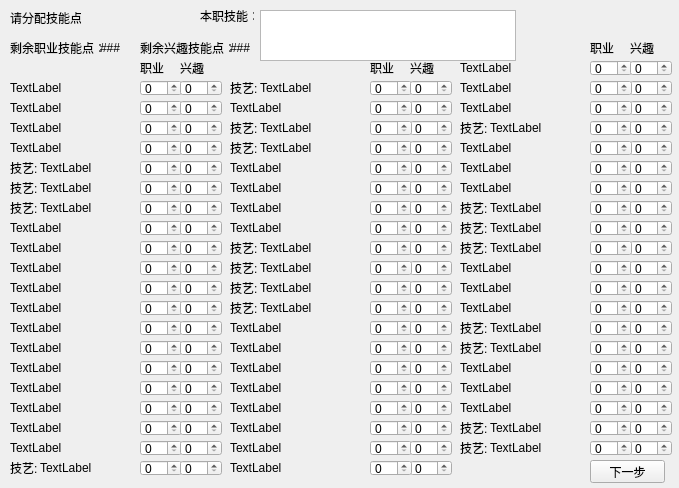
<?xml version="1.0" encoding="UTF-8"?>
<ui version="4.0">
 <class>Form</class>
 <widget class="QWidget" name="Form">
  <property name="geometry">
   <rect>
    <x>0</x>
    <y>0</y>
    <width>679</width>
    <height>488</height>
   </rect>
  </property>
  <property name="windowTitle">
   <string>Form</string>
  </property>
  <widget class="QLabel" name="label">
   <property name="geometry">
    <rect>
     <x>10</x>
     <y>80</y>
     <width>54</width>
     <height>16</height>
    </rect>
   </property>
   <property name="text">
    <string>TextLabel</string>
   </property>
  </widget>
  <widget class="QLabel" name="label_2">
   <property name="geometry">
    <rect>
     <x>10</x>
     <y>100</y>
     <width>54</width>
     <height>16</height>
    </rect>
   </property>
   <property name="text">
    <string>TextLabel</string>
   </property>
  </widget>
  <widget class="QLabel" name="label_3">
   <property name="geometry">
    <rect>
     <x>10</x>
     <y>120</y>
     <width>54</width>
     <height>16</height>
    </rect>
   </property>
   <property name="text">
    <string>TextLabel</string>
   </property>
  </widget>
  <widget class="QLabel" name="label_4">
   <property name="geometry">
    <rect>
     <x>10</x>
     <y>140</y>
     <width>54</width>
     <height>16</height>
    </rect>
   </property>
   <property name="text">
    <string>TextLabel</string>
   </property>
  </widget>
  <widget class="QLabel" name="label_5">
   <property name="geometry">
    <rect>
     <x>10</x>
     <y>160</y>
     <width>31</width>
     <height>16</height>
    </rect>
   </property>
   <property name="text">
    <string>技艺:</string>
   </property>
  </widget>
  <widget class="QLabel" name="label_8">
   <property name="geometry">
    <rect>
     <x>10</x>
     <y>220</y>
     <width>54</width>
     <height>16</height>
    </rect>
   </property>
   <property name="text">
    <string>TextLabel</string>
   </property>
  </widget>
  <widget class="QLabel" name="label_9">
   <property name="geometry">
    <rect>
     <x>10</x>
     <y>240</y>
     <width>54</width>
     <height>16</height>
    </rect>
   </property>
   <property name="text">
    <string>TextLabel</string>
   </property>
  </widget>
  <widget class="QLabel" name="label_10">
   <property name="geometry">
    <rect>
     <x>10</x>
     <y>260</y>
     <width>54</width>
     <height>16</height>
    </rect>
   </property>
   <property name="text">
    <string>TextLabel</string>
   </property>
  </widget>
  <widget class="QLabel" name="label_11">
   <property name="geometry">
    <rect>
     <x>10</x>
     <y>280</y>
     <width>54</width>
     <height>16</height>
    </rect>
   </property>
   <property name="text">
    <string>TextLabel</string>
   </property>
  </widget>
  <widget class="QLabel" name="label_12">
   <property name="geometry">
    <rect>
     <x>10</x>
     <y>300</y>
     <width>54</width>
     <height>16</height>
    </rect>
   </property>
   <property name="text">
    <string>TextLabel</string>
   </property>
  </widget>
  <widget class="QLabel" name="label_13">
   <property name="geometry">
    <rect>
     <x>10</x>
     <y>320</y>
     <width>54</width>
     <height>16</height>
    </rect>
   </property>
   <property name="text">
    <string>TextLabel</string>
   </property>
  </widget>
  <widget class="QLabel" name="label_14">
   <property name="geometry">
    <rect>
     <x>10</x>
     <y>340</y>
     <width>54</width>
     <height>16</height>
    </rect>
   </property>
   <property name="text">
    <string>TextLabel</string>
   </property>
  </widget>
  <widget class="QLabel" name="label_15">
   <property name="geometry">
    <rect>
     <x>10</x>
     <y>360</y>
     <width>54</width>
     <height>16</height>
    </rect>
   </property>
   <property name="text">
    <string>TextLabel</string>
   </property>
  </widget>
  <widget class="QLabel" name="label_16">
   <property name="geometry">
    <rect>
     <x>10</x>
     <y>380</y>
     <width>54</width>
     <height>16</height>
    </rect>
   </property>
   <property name="text">
    <string>TextLabel</string>
   </property>
  </widget>
  <widget class="QLabel" name="label_17">
   <property name="geometry">
    <rect>
     <x>10</x>
     <y>400</y>
     <width>54</width>
     <height>16</height>
    </rect>
   </property>
   <property name="text">
    <string>TextLabel</string>
   </property>
  </widget>
  <widget class="QLabel" name="label_18">
   <property name="geometry">
    <rect>
     <x>10</x>
     <y>420</y>
     <width>54</width>
     <height>16</height>
    </rect>
   </property>
   <property name="text">
    <string>TextLabel</string>
   </property>
  </widget>
  <widget class="QLabel" name="label_19">
   <property name="geometry">
    <rect>
     <x>10</x>
     <y>440</y>
     <width>54</width>
     <height>16</height>
    </rect>
   </property>
   <property name="text">
    <string>TextLabel</string>
   </property>
  </widget>
  <widget class="QLabel" name="label_22">
   <property name="geometry">
    <rect>
     <x>230</x>
     <y>400</y>
     <width>54</width>
     <height>16</height>
    </rect>
   </property>
   <property name="text">
    <string>TextLabel</string>
   </property>
  </widget>
  <widget class="QLabel" name="label_24">
   <property name="geometry">
    <rect>
     <x>230</x>
     <y>420</y>
     <width>54</width>
     <height>16</height>
    </rect>
   </property>
   <property name="text">
    <string>TextLabel</string>
   </property>
  </widget>
  <widget class="QLabel" name="label_26">
   <property name="geometry">
    <rect>
     <x>230</x>
     <y>220</y>
     <width>54</width>
     <height>16</height>
    </rect>
   </property>
   <property name="text">
    <string>TextLabel</string>
   </property>
  </widget>
  <widget class="QLabel" name="label_28">
   <property name="geometry">
    <rect>
     <x>230</x>
     <y>360</y>
     <width>54</width>
     <height>16</height>
    </rect>
   </property>
   <property name="text">
    <string>TextLabel</string>
   </property>
  </widget>
  <widget class="QLabel" name="label_29">
   <property name="geometry">
    <rect>
     <x>230</x>
     <y>340</y>
     <width>54</width>
     <height>16</height>
    </rect>
   </property>
   <property name="text">
    <string>TextLabel</string>
   </property>
  </widget>
  <widget class="QLabel" name="label_30">
   <property name="geometry">
    <rect>
     <x>230</x>
     <y>180</y>
     <width>54</width>
     <height>16</height>
    </rect>
   </property>
   <property name="text">
    <string>TextLabel</string>
   </property>
  </widget>
  <widget class="QLabel" name="label_31">
   <property name="geometry">
    <rect>
     <x>230</x>
     <y>160</y>
     <width>54</width>
     <height>16</height>
    </rect>
   </property>
   <property name="text">
    <string>TextLabel</string>
   </property>
  </widget>
  <widget class="QLabel" name="label_32">
   <property name="geometry">
    <rect>
     <x>230</x>
     <y>100</y>
     <width>54</width>
     <height>16</height>
    </rect>
   </property>
   <property name="text">
    <string>TextLabel</string>
   </property>
  </widget>
  <widget class="QLabel" name="label_34">
   <property name="geometry">
    <rect>
     <x>230</x>
     <y>380</y>
     <width>54</width>
     <height>16</height>
    </rect>
   </property>
   <property name="text">
    <string>TextLabel</string>
   </property>
  </widget>
  <widget class="QLabel" name="label_36">
   <property name="geometry">
    <rect>
     <x>230</x>
     <y>460</y>
     <width>54</width>
     <height>16</height>
    </rect>
   </property>
   <property name="text">
    <string>TextLabel</string>
   </property>
  </widget>
  <widget class="QLabel" name="label_37">
   <property name="geometry">
    <rect>
     <x>230</x>
     <y>440</y>
     <width>54</width>
     <height>16</height>
    </rect>
   </property>
   <property name="text">
    <string>TextLabel</string>
   </property>
  </widget>
  <widget class="QLabel" name="label_38">
   <property name="geometry">
    <rect>
     <x>230</x>
     <y>320</y>
     <width>54</width>
     <height>16</height>
    </rect>
   </property>
   <property name="text">
    <string>TextLabel</string>
   </property>
  </widget>
  <widget class="QLabel" name="label_40">
   <property name="geometry">
    <rect>
     <x>230</x>
     <y>200</y>
     <width>54</width>
     <height>16</height>
    </rect>
   </property>
   <property name="text">
    <string>TextLabel</string>
   </property>
  </widget>
  <widget class="QLabel" name="label_42">
   <property name="geometry">
    <rect>
     <x>460</x>
     <y>380</y>
     <width>54</width>
     <height>16</height>
    </rect>
   </property>
   <property name="text">
    <string>TextLabel</string>
   </property>
  </widget>
  <widget class="QLabel" name="label_43">
   <property name="geometry">
    <rect>
     <x>460</x>
     <y>260</y>
     <width>54</width>
     <height>16</height>
    </rect>
   </property>
   <property name="text">
    <string>TextLabel</string>
   </property>
  </widget>
  <widget class="QLabel" name="label_44">
   <property name="geometry">
    <rect>
     <x>460</x>
     <y>400</y>
     <width>54</width>
     <height>16</height>
    </rect>
   </property>
   <property name="text">
    <string>TextLabel</string>
   </property>
  </widget>
  <widget class="QLabel" name="label_47">
   <property name="geometry">
    <rect>
     <x>460</x>
     <y>280</y>
     <width>54</width>
     <height>16</height>
    </rect>
   </property>
   <property name="text">
    <string>TextLabel</string>
   </property>
  </widget>
  <widget class="QLabel" name="label_50">
   <property name="geometry">
    <rect>
     <x>460</x>
     <y>160</y>
     <width>54</width>
     <height>16</height>
    </rect>
   </property>
   <property name="text">
    <string>TextLabel</string>
   </property>
  </widget>
  <widget class="QLabel" name="label_51">
   <property name="geometry">
    <rect>
     <x>460</x>
     <y>140</y>
     <width>54</width>
     <height>16</height>
    </rect>
   </property>
   <property name="text">
    <string>TextLabel</string>
   </property>
  </widget>
  <widget class="QLabel" name="label_52">
   <property name="geometry">
    <rect>
     <x>460</x>
     <y>80</y>
     <width>54</width>
     <height>16</height>
    </rect>
   </property>
   <property name="text">
    <string>TextLabel</string>
   </property>
  </widget>
  <widget class="QLabel" name="label_53">
   <property name="geometry">
    <rect>
     <x>460</x>
     <y>100</y>
     <width>54</width>
     <height>16</height>
    </rect>
   </property>
   <property name="text">
    <string>TextLabel</string>
   </property>
  </widget>
  <widget class="QLabel" name="label_54">
   <property name="geometry">
    <rect>
     <x>460</x>
     <y>360</y>
     <width>54</width>
     <height>16</height>
    </rect>
   </property>
   <property name="text">
    <string>TextLabel</string>
   </property>
  </widget>
  <widget class="QLabel" name="label_58">
   <property name="geometry">
    <rect>
     <x>460</x>
     <y>300</y>
     <width>54</width>
     <height>16</height>
    </rect>
   </property>
   <property name="text">
    <string>TextLabel</string>
   </property>
  </widget>
  <widget class="QLabel" name="label_59">
   <property name="geometry">
    <rect>
     <x>460</x>
     <y>60</y>
     <width>54</width>
     <height>16</height>
    </rect>
   </property>
   <property name="text">
    <string>TextLabel</string>
   </property>
  </widget>
  <widget class="QLabel" name="label_60">
   <property name="geometry">
    <rect>
     <x>460</x>
     <y>180</y>
     <width>54</width>
     <height>16</height>
    </rect>
   </property>
   <property name="text">
    <string>TextLabel</string>
   </property>
  </widget>
  <widget class="QSpinBox" name="pr1">
   <property name="geometry">
    <rect>
     <x>140</x>
     <y>80</y>
     <width>42</width>
     <height>16</height>
    </rect>
   </property>
  </widget>
  <widget class="QSpinBox" name="in1">
   <property name="geometry">
    <rect>
     <x>180</x>
     <y>80</y>
     <width>42</width>
     <height>16</height>
    </rect>
   </property>
  </widget>
  <widget class="QSpinBox" name="pr2">
   <property name="geometry">
    <rect>
     <x>140</x>
     <y>100</y>
     <width>42</width>
     <height>16</height>
    </rect>
   </property>
  </widget>
  <widget class="QSpinBox" name="in2">
   <property name="geometry">
    <rect>
     <x>180</x>
     <y>100</y>
     <width>42</width>
     <height>16</height>
    </rect>
   </property>
  </widget>
  <widget class="QSpinBox" name="pr3">
   <property name="geometry">
    <rect>
     <x>140</x>
     <y>120</y>
     <width>42</width>
     <height>16</height>
    </rect>
   </property>
  </widget>
  <widget class="QSpinBox" name="in3">
   <property name="geometry">
    <rect>
     <x>180</x>
     <y>120</y>
     <width>42</width>
     <height>16</height>
    </rect>
   </property>
  </widget>
  <widget class="QSpinBox" name="pr4">
   <property name="geometry">
    <rect>
     <x>140</x>
     <y>140</y>
     <width>42</width>
     <height>16</height>
    </rect>
   </property>
  </widget>
  <widget class="QSpinBox" name="in4">
   <property name="geometry">
    <rect>
     <x>180</x>
     <y>140</y>
     <width>42</width>
     <height>16</height>
    </rect>
   </property>
  </widget>
  <widget class="QSpinBox" name="pr5">
   <property name="geometry">
    <rect>
     <x>140</x>
     <y>160</y>
     <width>42</width>
     <height>16</height>
    </rect>
   </property>
  </widget>
  <widget class="QSpinBox" name="in5">
   <property name="geometry">
    <rect>
     <x>180</x>
     <y>160</y>
     <width>42</width>
     <height>16</height>
    </rect>
   </property>
  </widget>
  <widget class="QSpinBox" name="pr6">
   <property name="geometry">
    <rect>
     <x>140</x>
     <y>180</y>
     <width>42</width>
     <height>16</height>
    </rect>
   </property>
  </widget>
  <widget class="QSpinBox" name="in6">
   <property name="geometry">
    <rect>
     <x>180</x>
     <y>180</y>
     <width>42</width>
     <height>16</height>
    </rect>
   </property>
  </widget>
  <widget class="QSpinBox" name="pr7">
   <property name="geometry">
    <rect>
     <x>140</x>
     <y>200</y>
     <width>42</width>
     <height>16</height>
    </rect>
   </property>
  </widget>
  <widget class="QSpinBox" name="in7">
   <property name="geometry">
    <rect>
     <x>180</x>
     <y>200</y>
     <width>42</width>
     <height>16</height>
    </rect>
   </property>
  </widget>
  <widget class="QSpinBox" name="pr8">
   <property name="geometry">
    <rect>
     <x>140</x>
     <y>220</y>
     <width>42</width>
     <height>16</height>
    </rect>
   </property>
  </widget>
  <widget class="QSpinBox" name="in8">
   <property name="geometry">
    <rect>
     <x>180</x>
     <y>220</y>
     <width>42</width>
     <height>16</height>
    </rect>
   </property>
  </widget>
  <widget class="QSpinBox" name="pr9">
   <property name="geometry">
    <rect>
     <x>140</x>
     <y>240</y>
     <width>42</width>
     <height>16</height>
    </rect>
   </property>
  </widget>
  <widget class="QSpinBox" name="in9">
   <property name="geometry">
    <rect>
     <x>180</x>
     <y>240</y>
     <width>42</width>
     <height>16</height>
    </rect>
   </property>
  </widget>
  <widget class="QSpinBox" name="pr10">
   <property name="geometry">
    <rect>
     <x>140</x>
     <y>260</y>
     <width>42</width>
     <height>16</height>
    </rect>
   </property>
  </widget>
  <widget class="QSpinBox" name="in10">
   <property name="geometry">
    <rect>
     <x>180</x>
     <y>260</y>
     <width>42</width>
     <height>16</height>
    </rect>
   </property>
  </widget>
  <widget class="QSpinBox" name="pr11">
   <property name="geometry">
    <rect>
     <x>140</x>
     <y>280</y>
     <width>42</width>
     <height>16</height>
    </rect>
   </property>
  </widget>
  <widget class="QSpinBox" name="in11">
   <property name="geometry">
    <rect>
     <x>180</x>
     <y>280</y>
     <width>42</width>
     <height>16</height>
    </rect>
   </property>
  </widget>
  <widget class="QSpinBox" name="pr12">
   <property name="geometry">
    <rect>
     <x>140</x>
     <y>300</y>
     <width>42</width>
     <height>16</height>
    </rect>
   </property>
  </widget>
  <widget class="QSpinBox" name="in12">
   <property name="geometry">
    <rect>
     <x>180</x>
     <y>300</y>
     <width>42</width>
     <height>16</height>
    </rect>
   </property>
  </widget>
  <widget class="QSpinBox" name="pr13">
   <property name="geometry">
    <rect>
     <x>140</x>
     <y>320</y>
     <width>42</width>
     <height>16</height>
    </rect>
   </property>
  </widget>
  <widget class="QSpinBox" name="in13">
   <property name="geometry">
    <rect>
     <x>180</x>
     <y>320</y>
     <width>42</width>
     <height>16</height>
    </rect>
   </property>
  </widget>
  <widget class="QSpinBox" name="pr14">
   <property name="geometry">
    <rect>
     <x>140</x>
     <y>340</y>
     <width>42</width>
     <height>16</height>
    </rect>
   </property>
  </widget>
  <widget class="QSpinBox" name="in14">
   <property name="geometry">
    <rect>
     <x>180</x>
     <y>340</y>
     <width>42</width>
     <height>16</height>
    </rect>
   </property>
  </widget>
  <widget class="QSpinBox" name="pr15">
   <property name="geometry">
    <rect>
     <x>140</x>
     <y>360</y>
     <width>42</width>
     <height>16</height>
    </rect>
   </property>
  </widget>
  <widget class="QSpinBox" name="in15">
   <property name="geometry">
    <rect>
     <x>180</x>
     <y>360</y>
     <width>42</width>
     <height>16</height>
    </rect>
   </property>
  </widget>
  <widget class="QSpinBox" name="pr16">
   <property name="geometry">
    <rect>
     <x>140</x>
     <y>380</y>
     <width>42</width>
     <height>16</height>
    </rect>
   </property>
  </widget>
  <widget class="QSpinBox" name="in16">
   <property name="geometry">
    <rect>
     <x>180</x>
     <y>380</y>
     <width>42</width>
     <height>16</height>
    </rect>
   </property>
  </widget>
  <widget class="QSpinBox" name="pr17">
   <property name="geometry">
    <rect>
     <x>140</x>
     <y>400</y>
     <width>42</width>
     <height>16</height>
    </rect>
   </property>
  </widget>
  <widget class="QSpinBox" name="in17">
   <property name="geometry">
    <rect>
     <x>180</x>
     <y>400</y>
     <width>42</width>
     <height>16</height>
    </rect>
   </property>
  </widget>
  <widget class="QSpinBox" name="pr18">
   <property name="geometry">
    <rect>
     <x>140</x>
     <y>420</y>
     <width>42</width>
     <height>16</height>
    </rect>
   </property>
  </widget>
  <widget class="QSpinBox" name="in18">
   <property name="geometry">
    <rect>
     <x>180</x>
     <y>420</y>
     <width>42</width>
     <height>16</height>
    </rect>
   </property>
  </widget>
  <widget class="QSpinBox" name="pr19">
   <property name="geometry">
    <rect>
     <x>140</x>
     <y>440</y>
     <width>42</width>
     <height>16</height>
    </rect>
   </property>
  </widget>
  <widget class="QSpinBox" name="in19">
   <property name="geometry">
    <rect>
     <x>180</x>
     <y>440</y>
     <width>42</width>
     <height>16</height>
    </rect>
   </property>
  </widget>
  <widget class="QSpinBox" name="pr20">
   <property name="geometry">
    <rect>
     <x>140</x>
     <y>460</y>
     <width>42</width>
     <height>16</height>
    </rect>
   </property>
  </widget>
  <widget class="QSpinBox" name="in20">
   <property name="geometry">
    <rect>
     <x>180</x>
     <y>460</y>
     <width>42</width>
     <height>16</height>
    </rect>
   </property>
  </widget>
  <widget class="QSpinBox" name="pr39">
   <property name="geometry">
    <rect>
     <x>370</x>
     <y>440</y>
     <width>42</width>
     <height>16</height>
    </rect>
   </property>
  </widget>
  <widget class="QSpinBox" name="pr35">
   <property name="geometry">
    <rect>
     <x>370</x>
     <y>360</y>
     <width>42</width>
     <height>16</height>
    </rect>
   </property>
  </widget>
  <widget class="QSpinBox" name="in39">
   <property name="geometry">
    <rect>
     <x>410</x>
     <y>440</y>
     <width>42</width>
     <height>16</height>
    </rect>
   </property>
  </widget>
  <widget class="QSpinBox" name="in22">
   <property name="geometry">
    <rect>
     <x>410</x>
     <y>100</y>
     <width>42</width>
     <height>16</height>
    </rect>
   </property>
  </widget>
  <widget class="QSpinBox" name="pr29">
   <property name="geometry">
    <rect>
     <x>370</x>
     <y>240</y>
     <width>42</width>
     <height>16</height>
    </rect>
   </property>
  </widget>
  <widget class="QSpinBox" name="pr32">
   <property name="geometry">
    <rect>
     <x>370</x>
     <y>300</y>
     <width>42</width>
     <height>16</height>
    </rect>
   </property>
  </widget>
  <widget class="QSpinBox" name="pr31">
   <property name="geometry">
    <rect>
     <x>370</x>
     <y>280</y>
     <width>42</width>
     <height>16</height>
    </rect>
   </property>
  </widget>
  <widget class="QSpinBox" name="in37">
   <property name="geometry">
    <rect>
     <x>410</x>
     <y>400</y>
     <width>42</width>
     <height>16</height>
    </rect>
   </property>
  </widget>
  <widget class="QSpinBox" name="pr27">
   <property name="geometry">
    <rect>
     <x>370</x>
     <y>200</y>
     <width>42</width>
     <height>16</height>
    </rect>
   </property>
  </widget>
  <widget class="QSpinBox" name="pr28">
   <property name="geometry">
    <rect>
     <x>370</x>
     <y>220</y>
     <width>42</width>
     <height>16</height>
    </rect>
   </property>
  </widget>
  <widget class="QSpinBox" name="pr21">
   <property name="geometry">
    <rect>
     <x>370</x>
     <y>80</y>
     <width>42</width>
     <height>16</height>
    </rect>
   </property>
  </widget>
  <widget class="QSpinBox" name="pr36">
   <property name="geometry">
    <rect>
     <x>370</x>
     <y>380</y>
     <width>42</width>
     <height>16</height>
    </rect>
   </property>
  </widget>
  <widget class="QSpinBox" name="in36">
   <property name="geometry">
    <rect>
     <x>410</x>
     <y>380</y>
     <width>42</width>
     <height>16</height>
    </rect>
   </property>
  </widget>
  <widget class="QSpinBox" name="in29">
   <property name="geometry">
    <rect>
     <x>410</x>
     <y>240</y>
     <width>42</width>
     <height>16</height>
    </rect>
   </property>
  </widget>
  <widget class="QSpinBox" name="pr24">
   <property name="geometry">
    <rect>
     <x>370</x>
     <y>140</y>
     <width>42</width>
     <height>16</height>
    </rect>
   </property>
  </widget>
  <widget class="QSpinBox" name="pr37">
   <property name="geometry">
    <rect>
     <x>370</x>
     <y>400</y>
     <width>42</width>
     <height>16</height>
    </rect>
   </property>
  </widget>
  <widget class="QSpinBox" name="in40">
   <property name="geometry">
    <rect>
     <x>410</x>
     <y>460</y>
     <width>42</width>
     <height>16</height>
    </rect>
   </property>
  </widget>
  <widget class="QSpinBox" name="in27">
   <property name="geometry">
    <rect>
     <x>410</x>
     <y>200</y>
     <width>42</width>
     <height>16</height>
    </rect>
   </property>
  </widget>
  <widget class="QSpinBox" name="in23">
   <property name="geometry">
    <rect>
     <x>410</x>
     <y>120</y>
     <width>42</width>
     <height>16</height>
    </rect>
   </property>
  </widget>
  <widget class="QSpinBox" name="pr26">
   <property name="geometry">
    <rect>
     <x>370</x>
     <y>180</y>
     <width>42</width>
     <height>16</height>
    </rect>
   </property>
  </widget>
  <widget class="QSpinBox" name="in38">
   <property name="geometry">
    <rect>
     <x>410</x>
     <y>420</y>
     <width>42</width>
     <height>16</height>
    </rect>
   </property>
  </widget>
  <widget class="QSpinBox" name="in21">
   <property name="geometry">
    <rect>
     <x>410</x>
     <y>80</y>
     <width>42</width>
     <height>16</height>
    </rect>
   </property>
  </widget>
  <widget class="QSpinBox" name="pr34">
   <property name="geometry">
    <rect>
     <x>370</x>
     <y>340</y>
     <width>42</width>
     <height>16</height>
    </rect>
   </property>
  </widget>
  <widget class="QSpinBox" name="pr38">
   <property name="geometry">
    <rect>
     <x>370</x>
     <y>420</y>
     <width>42</width>
     <height>16</height>
    </rect>
   </property>
  </widget>
  <widget class="QSpinBox" name="pr33">
   <property name="geometry">
    <rect>
     <x>370</x>
     <y>320</y>
     <width>42</width>
     <height>16</height>
    </rect>
   </property>
  </widget>
  <widget class="QSpinBox" name="in35">
   <property name="geometry">
    <rect>
     <x>410</x>
     <y>360</y>
     <width>42</width>
     <height>16</height>
    </rect>
   </property>
  </widget>
  <widget class="QSpinBox" name="in25">
   <property name="geometry">
    <rect>
     <x>410</x>
     <y>160</y>
     <width>42</width>
     <height>16</height>
    </rect>
   </property>
  </widget>
  <widget class="QSpinBox" name="pr22">
   <property name="geometry">
    <rect>
     <x>370</x>
     <y>100</y>
     <width>42</width>
     <height>16</height>
    </rect>
   </property>
  </widget>
  <widget class="QSpinBox" name="in28">
   <property name="geometry">
    <rect>
     <x>410</x>
     <y>220</y>
     <width>42</width>
     <height>16</height>
    </rect>
   </property>
  </widget>
  <widget class="QSpinBox" name="in32">
   <property name="geometry">
    <rect>
     <x>410</x>
     <y>300</y>
     <width>42</width>
     <height>16</height>
    </rect>
   </property>
  </widget>
  <widget class="QSpinBox" name="in31">
   <property name="geometry">
    <rect>
     <x>410</x>
     <y>280</y>
     <width>42</width>
     <height>16</height>
    </rect>
   </property>
  </widget>
  <widget class="QSpinBox" name="pr40">
   <property name="geometry">
    <rect>
     <x>370</x>
     <y>460</y>
     <width>42</width>
     <height>16</height>
    </rect>
   </property>
  </widget>
  <widget class="QSpinBox" name="pr25">
   <property name="geometry">
    <rect>
     <x>370</x>
     <y>160</y>
     <width>42</width>
     <height>16</height>
    </rect>
   </property>
  </widget>
  <widget class="QSpinBox" name="pr23">
   <property name="geometry">
    <rect>
     <x>370</x>
     <y>120</y>
     <width>42</width>
     <height>16</height>
    </rect>
   </property>
  </widget>
  <widget class="QSpinBox" name="in34">
   <property name="geometry">
    <rect>
     <x>410</x>
     <y>340</y>
     <width>42</width>
     <height>16</height>
    </rect>
   </property>
  </widget>
  <widget class="QSpinBox" name="in24">
   <property name="geometry">
    <rect>
     <x>410</x>
     <y>140</y>
     <width>42</width>
     <height>16</height>
    </rect>
   </property>
  </widget>
  <widget class="QSpinBox" name="in30">
   <property name="geometry">
    <rect>
     <x>410</x>
     <y>260</y>
     <width>42</width>
     <height>16</height>
    </rect>
   </property>
  </widget>
  <widget class="QSpinBox" name="pr30">
   <property name="geometry">
    <rect>
     <x>370</x>
     <y>260</y>
     <width>42</width>
     <height>16</height>
    </rect>
   </property>
  </widget>
  <widget class="QSpinBox" name="in26">
   <property name="geometry">
    <rect>
     <x>410</x>
     <y>180</y>
     <width>42</width>
     <height>16</height>
    </rect>
   </property>
  </widget>
  <widget class="QSpinBox" name="in33">
   <property name="geometry">
    <rect>
     <x>410</x>
     <y>320</y>
     <width>42</width>
     <height>16</height>
    </rect>
   </property>
  </widget>
  <widget class="QSpinBox" name="pr59">
   <property name="geometry">
    <rect>
     <x>590</x>
     <y>420</y>
     <width>42</width>
     <height>16</height>
    </rect>
   </property>
  </widget>
  <widget class="QSpinBox" name="pr55">
   <property name="geometry">
    <rect>
     <x>590</x>
     <y>340</y>
     <width>42</width>
     <height>16</height>
    </rect>
   </property>
  </widget>
  <widget class="QSpinBox" name="in59">
   <property name="geometry">
    <rect>
     <x>630</x>
     <y>420</y>
     <width>42</width>
     <height>16</height>
    </rect>
   </property>
  </widget>
  <widget class="QSpinBox" name="in42">
   <property name="geometry">
    <rect>
     <x>630</x>
     <y>80</y>
     <width>42</width>
     <height>16</height>
    </rect>
   </property>
  </widget>
  <widget class="QSpinBox" name="pr49">
   <property name="geometry">
    <rect>
     <x>590</x>
     <y>220</y>
     <width>42</width>
     <height>16</height>
    </rect>
   </property>
  </widget>
  <widget class="QSpinBox" name="pr52">
   <property name="geometry">
    <rect>
     <x>590</x>
     <y>280</y>
     <width>42</width>
     <height>16</height>
    </rect>
   </property>
  </widget>
  <widget class="QSpinBox" name="pr51">
   <property name="geometry">
    <rect>
     <x>590</x>
     <y>260</y>
     <width>42</width>
     <height>16</height>
    </rect>
   </property>
  </widget>
  <widget class="QSpinBox" name="in57">
   <property name="geometry">
    <rect>
     <x>630</x>
     <y>380</y>
     <width>42</width>
     <height>16</height>
    </rect>
   </property>
  </widget>
  <widget class="QSpinBox" name="pr47">
   <property name="geometry">
    <rect>
     <x>590</x>
     <y>180</y>
     <width>42</width>
     <height>16</height>
    </rect>
   </property>
  </widget>
  <widget class="QSpinBox" name="pr48">
   <property name="geometry">
    <rect>
     <x>590</x>
     <y>200</y>
     <width>42</width>
     <height>16</height>
    </rect>
   </property>
  </widget>
  <widget class="QSpinBox" name="pr41">
   <property name="geometry">
    <rect>
     <x>590</x>
     <y>60</y>
     <width>42</width>
     <height>16</height>
    </rect>
   </property>
  </widget>
  <widget class="QSpinBox" name="pr56">
   <property name="geometry">
    <rect>
     <x>590</x>
     <y>360</y>
     <width>42</width>
     <height>16</height>
    </rect>
   </property>
  </widget>
  <widget class="QSpinBox" name="in56">
   <property name="geometry">
    <rect>
     <x>630</x>
     <y>360</y>
     <width>42</width>
     <height>16</height>
    </rect>
   </property>
  </widget>
  <widget class="QSpinBox" name="in49">
   <property name="geometry">
    <rect>
     <x>630</x>
     <y>220</y>
     <width>42</width>
     <height>16</height>
    </rect>
   </property>
  </widget>
  <widget class="QSpinBox" name="pr44">
   <property name="geometry">
    <rect>
     <x>590</x>
     <y>120</y>
     <width>42</width>
     <height>16</height>
    </rect>
   </property>
  </widget>
  <widget class="QSpinBox" name="pr57">
   <property name="geometry">
    <rect>
     <x>590</x>
     <y>380</y>
     <width>42</width>
     <height>16</height>
    </rect>
   </property>
  </widget>
  <widget class="QSpinBox" name="in60">
   <property name="geometry">
    <rect>
     <x>630</x>
     <y>440</y>
     <width>42</width>
     <height>16</height>
    </rect>
   </property>
  </widget>
  <widget class="QSpinBox" name="in47">
   <property name="geometry">
    <rect>
     <x>630</x>
     <y>180</y>
     <width>42</width>
     <height>16</height>
    </rect>
   </property>
  </widget>
  <widget class="QSpinBox" name="in43">
   <property name="geometry">
    <rect>
     <x>630</x>
     <y>100</y>
     <width>42</width>
     <height>16</height>
    </rect>
   </property>
  </widget>
  <widget class="QSpinBox" name="pr46">
   <property name="geometry">
    <rect>
     <x>590</x>
     <y>160</y>
     <width>42</width>
     <height>16</height>
    </rect>
   </property>
  </widget>
  <widget class="QSpinBox" name="in58">
   <property name="geometry">
    <rect>
     <x>630</x>
     <y>400</y>
     <width>42</width>
     <height>16</height>
    </rect>
   </property>
  </widget>
  <widget class="QSpinBox" name="in41">
   <property name="geometry">
    <rect>
     <x>630</x>
     <y>60</y>
     <width>42</width>
     <height>16</height>
    </rect>
   </property>
  </widget>
  <widget class="QSpinBox" name="pr54">
   <property name="geometry">
    <rect>
     <x>590</x>
     <y>320</y>
     <width>42</width>
     <height>16</height>
    </rect>
   </property>
  </widget>
  <widget class="QSpinBox" name="pr58">
   <property name="geometry">
    <rect>
     <x>590</x>
     <y>400</y>
     <width>42</width>
     <height>16</height>
    </rect>
   </property>
  </widget>
  <widget class="QSpinBox" name="pr53">
   <property name="geometry">
    <rect>
     <x>590</x>
     <y>300</y>
     <width>42</width>
     <height>16</height>
    </rect>
   </property>
  </widget>
  <widget class="QSpinBox" name="in55">
   <property name="geometry">
    <rect>
     <x>630</x>
     <y>340</y>
     <width>42</width>
     <height>16</height>
    </rect>
   </property>
  </widget>
  <widget class="QSpinBox" name="in45">
   <property name="geometry">
    <rect>
     <x>630</x>
     <y>140</y>
     <width>42</width>
     <height>16</height>
    </rect>
   </property>
  </widget>
  <widget class="QSpinBox" name="pr42">
   <property name="geometry">
    <rect>
     <x>590</x>
     <y>80</y>
     <width>42</width>
     <height>16</height>
    </rect>
   </property>
  </widget>
  <widget class="QSpinBox" name="in48">
   <property name="geometry">
    <rect>
     <x>630</x>
     <y>200</y>
     <width>42</width>
     <height>16</height>
    </rect>
   </property>
  </widget>
  <widget class="QSpinBox" name="in52">
   <property name="geometry">
    <rect>
     <x>630</x>
     <y>280</y>
     <width>42</width>
     <height>16</height>
    </rect>
   </property>
  </widget>
  <widget class="QSpinBox" name="in51">
   <property name="geometry">
    <rect>
     <x>630</x>
     <y>260</y>
     <width>42</width>
     <height>16</height>
    </rect>
   </property>
  </widget>
  <widget class="QSpinBox" name="pr60">
   <property name="geometry">
    <rect>
     <x>590</x>
     <y>440</y>
     <width>42</width>
     <height>16</height>
    </rect>
   </property>
  </widget>
  <widget class="QSpinBox" name="pr45">
   <property name="geometry">
    <rect>
     <x>590</x>
     <y>140</y>
     <width>42</width>
     <height>16</height>
    </rect>
   </property>
  </widget>
  <widget class="QSpinBox" name="pr43">
   <property name="geometry">
    <rect>
     <x>590</x>
     <y>100</y>
     <width>42</width>
     <height>16</height>
    </rect>
   </property>
  </widget>
  <widget class="QSpinBox" name="in54">
   <property name="geometry">
    <rect>
     <x>630</x>
     <y>320</y>
     <width>42</width>
     <height>16</height>
    </rect>
   </property>
  </widget>
  <widget class="QSpinBox" name="in44">
   <property name="geometry">
    <rect>
     <x>630</x>
     <y>120</y>
     <width>42</width>
     <height>16</height>
    </rect>
   </property>
  </widget>
  <widget class="QSpinBox" name="in50">
   <property name="geometry">
    <rect>
     <x>630</x>
     <y>240</y>
     <width>42</width>
     <height>16</height>
    </rect>
   </property>
  </widget>
  <widget class="QSpinBox" name="pr50">
   <property name="geometry">
    <rect>
     <x>590</x>
     <y>240</y>
     <width>42</width>
     <height>16</height>
    </rect>
   </property>
  </widget>
  <widget class="QSpinBox" name="in46">
   <property name="geometry">
    <rect>
     <x>630</x>
     <y>160</y>
     <width>42</width>
     <height>16</height>
    </rect>
   </property>
  </widget>
  <widget class="QSpinBox" name="in53">
   <property name="geometry">
    <rect>
     <x>630</x>
     <y>300</y>
     <width>42</width>
     <height>16</height>
    </rect>
   </property>
  </widget>
  <widget class="QPushButton" name="next_step">
   <property name="geometry">
    <rect>
     <x>590</x>
     <y>460</y>
     <width>75</width>
     <height>23</height>
    </rect>
   </property>
   <property name="text">
    <string>下一步</string>
   </property>
  </widget>
  <widget class="QLabel" name="label_6">
   <property name="geometry">
    <rect>
     <x>10</x>
     <y>180</y>
     <width>31</width>
     <height>16</height>
    </rect>
   </property>
   <property name="text">
    <string>技艺:</string>
   </property>
  </widget>
  <widget class="QLabel" name="label_7">
   <property name="geometry">
    <rect>
     <x>10</x>
     <y>200</y>
     <width>31</width>
     <height>16</height>
    </rect>
   </property>
   <property name="text">
    <string>技艺:</string>
   </property>
  </widget>
  <widget class="QLabel" name="label_20">
   <property name="geometry">
    <rect>
     <x>10</x>
     <y>460</y>
     <width>31</width>
     <height>16</height>
    </rect>
   </property>
   <property name="text">
    <string>技艺:</string>
   </property>
  </widget>
  <widget class="QLabel" name="label_25">
   <property name="geometry">
    <rect>
     <x>230</x>
     <y>80</y>
     <width>31</width>
     <height>16</height>
    </rect>
   </property>
   <property name="text">
    <string>技艺:</string>
   </property>
  </widget>
  <widget class="QLabel" name="label_33">
   <property name="geometry">
    <rect>
     <x>230</x>
     <y>120</y>
     <width>31</width>
     <height>16</height>
    </rect>
   </property>
   <property name="text">
    <string>技艺:</string>
   </property>
  </widget>
  <widget class="QLabel" name="label_39">
   <property name="geometry">
    <rect>
     <x>230</x>
     <y>140</y>
     <width>31</width>
     <height>16</height>
    </rect>
   </property>
   <property name="text">
    <string>技艺:</string>
   </property>
  </widget>
  <widget class="QLabel" name="label_21">
   <property name="geometry">
    <rect>
     <x>230</x>
     <y>240</y>
     <width>31</width>
     <height>16</height>
    </rect>
   </property>
   <property name="text">
    <string>技艺:</string>
   </property>
  </widget>
  <widget class="QLabel" name="label_23">
   <property name="geometry">
    <rect>
     <x>230</x>
     <y>260</y>
     <width>31</width>
     <height>16</height>
    </rect>
   </property>
   <property name="text">
    <string>技艺:</string>
   </property>
  </widget>
  <widget class="QLabel" name="label_27">
   <property name="geometry">
    <rect>
     <x>230</x>
     <y>280</y>
     <width>31</width>
     <height>16</height>
    </rect>
   </property>
   <property name="text">
    <string>技艺:</string>
   </property>
  </widget>
  <widget class="QLabel" name="label_35">
   <property name="geometry">
    <rect>
     <x>230</x>
     <y>300</y>
     <width>31</width>
     <height>16</height>
    </rect>
   </property>
   <property name="text">
    <string>技艺:</string>
   </property>
  </widget>
  <widget class="QLabel" name="label_45">
   <property name="geometry">
    <rect>
     <x>460</x>
     <y>120</y>
     <width>31</width>
     <height>16</height>
    </rect>
   </property>
   <property name="text">
    <string>技艺:</string>
   </property>
  </widget>
  <widget class="QLabel" name="label_41">
   <property name="geometry">
    <rect>
     <x>460</x>
     <y>200</y>
     <width>31</width>
     <height>16</height>
    </rect>
   </property>
   <property name="text">
    <string>技艺:</string>
   </property>
  </widget>
  <widget class="QLabel" name="label_46">
   <property name="geometry">
    <rect>
     <x>460</x>
     <y>220</y>
     <width>31</width>
     <height>16</height>
    </rect>
   </property>
   <property name="text">
    <string>技艺:</string>
   </property>
  </widget>
  <widget class="QLabel" name="label_55">
   <property name="geometry">
    <rect>
     <x>460</x>
     <y>240</y>
     <width>31</width>
     <height>16</height>
    </rect>
   </property>
   <property name="text">
    <string>技艺:</string>
   </property>
  </widget>
  <widget class="QLabel" name="label_48">
   <property name="geometry">
    <rect>
     <x>460</x>
     <y>320</y>
     <width>31</width>
     <height>16</height>
    </rect>
   </property>
   <property name="text">
    <string>技艺:</string>
   </property>
  </widget>
  <widget class="QLabel" name="label_49">
   <property name="geometry">
    <rect>
     <x>460</x>
     <y>340</y>
     <width>31</width>
     <height>16</height>
    </rect>
   </property>
   <property name="text">
    <string>技艺:</string>
   </property>
  </widget>
  <widget class="QLabel" name="label_56">
   <property name="geometry">
    <rect>
     <x>460</x>
     <y>420</y>
     <width>31</width>
     <height>16</height>
    </rect>
   </property>
   <property name="text">
    <string>技艺:</string>
   </property>
  </widget>
  <widget class="QLabel" name="label_57">
   <property name="geometry">
    <rect>
     <x>460</x>
     <y>440</y>
     <width>31</width>
     <height>16</height>
    </rect>
   </property>
   <property name="text">
    <string>技艺:</string>
   </property>
  </widget>
  <widget class="QLabel" name="sub_skill5">
   <property name="geometry">
    <rect>
     <x>40</x>
     <y>160</y>
     <width>91</width>
     <height>16</height>
    </rect>
   </property>
   <property name="text">
    <string>TextLabel</string>
   </property>
  </widget>
  <widget class="QLabel" name="sub_skill6">
   <property name="geometry">
    <rect>
     <x>40</x>
     <y>180</y>
     <width>91</width>
     <height>16</height>
    </rect>
   </property>
   <property name="text">
    <string>TextLabel</string>
   </property>
  </widget>
  <widget class="QLabel" name="sub_skill7">
   <property name="geometry">
    <rect>
     <x>40</x>
     <y>200</y>
     <width>91</width>
     <height>16</height>
    </rect>
   </property>
   <property name="text">
    <string>TextLabel</string>
   </property>
  </widget>
  <widget class="QLabel" name="sub_skill20">
   <property name="geometry">
    <rect>
     <x>40</x>
     <y>460</y>
     <width>91</width>
     <height>16</height>
    </rect>
   </property>
   <property name="text">
    <string>TextLabel</string>
   </property>
  </widget>
  <widget class="QLabel" name="sub_skill21">
   <property name="geometry">
    <rect>
     <x>260</x>
     <y>80</y>
     <width>91</width>
     <height>16</height>
    </rect>
   </property>
   <property name="text">
    <string>TextLabel</string>
   </property>
  </widget>
  <widget class="QLabel" name="sub_skill23">
   <property name="geometry">
    <rect>
     <x>260</x>
     <y>120</y>
     <width>91</width>
     <height>16</height>
    </rect>
   </property>
   <property name="text">
    <string>TextLabel</string>
   </property>
  </widget>
  <widget class="QLabel" name="sub_skill24">
   <property name="geometry">
    <rect>
     <x>260</x>
     <y>140</y>
     <width>81</width>
     <height>16</height>
    </rect>
   </property>
   <property name="text">
    <string>TextLabel</string>
   </property>
  </widget>
  <widget class="QLabel" name="sub_skill29">
   <property name="geometry">
    <rect>
     <x>260</x>
     <y>240</y>
     <width>91</width>
     <height>16</height>
    </rect>
   </property>
   <property name="text">
    <string>TextLabel</string>
   </property>
  </widget>
  <widget class="QLabel" name="sub_skill30">
   <property name="geometry">
    <rect>
     <x>260</x>
     <y>260</y>
     <width>91</width>
     <height>16</height>
    </rect>
   </property>
   <property name="text">
    <string>TextLabel</string>
   </property>
  </widget>
  <widget class="QLabel" name="sub_skill31">
   <property name="geometry">
    <rect>
     <x>260</x>
     <y>280</y>
     <width>91</width>
     <height>16</height>
    </rect>
   </property>
   <property name="text">
    <string>TextLabel</string>
   </property>
  </widget>
  <widget class="QLabel" name="sub_skill32">
   <property name="geometry">
    <rect>
     <x>260</x>
     <y>300</y>
     <width>91</width>
     <height>16</height>
    </rect>
   </property>
   <property name="text">
    <string>TextLabel</string>
   </property>
  </widget>
  <widget class="QLabel" name="sub_skill44">
   <property name="geometry">
    <rect>
     <x>490</x>
     <y>120</y>
     <width>91</width>
     <height>16</height>
    </rect>
   </property>
   <property name="text">
    <string>TextLabel</string>
   </property>
  </widget>
  <widget class="QLabel" name="sub_skill49">
   <property name="geometry">
    <rect>
     <x>490</x>
     <y>220</y>
     <width>91</width>
     <height>16</height>
    </rect>
   </property>
   <property name="text">
    <string>TextLabel</string>
   </property>
  </widget>
  <widget class="QLabel" name="sub_skill50">
   <property name="geometry">
    <rect>
     <x>490</x>
     <y>240</y>
     <width>91</width>
     <height>16</height>
    </rect>
   </property>
   <property name="text">
    <string>TextLabel</string>
   </property>
  </widget>
  <widget class="QLabel" name="sub_skill54">
   <property name="geometry">
    <rect>
     <x>490</x>
     <y>320</y>
     <width>91</width>
     <height>16</height>
    </rect>
   </property>
   <property name="text">
    <string>TextLabel</string>
   </property>
  </widget>
  <widget class="QLabel" name="sub_skill55">
   <property name="geometry">
    <rect>
     <x>490</x>
     <y>340</y>
     <width>91</width>
     <height>16</height>
    </rect>
   </property>
   <property name="text">
    <string>TextLabel</string>
   </property>
  </widget>
  <widget class="QLabel" name="sub_skill59">
   <property name="geometry">
    <rect>
     <x>490</x>
     <y>420</y>
     <width>91</width>
     <height>16</height>
    </rect>
   </property>
   <property name="text">
    <string>TextLabel</string>
   </property>
  </widget>
  <widget class="QLabel" name="sub_skill60">
   <property name="geometry">
    <rect>
     <x>490</x>
     <y>440</y>
     <width>91</width>
     <height>16</height>
    </rect>
   </property>
   <property name="text">
    <string>TextLabel</string>
   </property>
  </widget>
  <widget class="QLabel" name="label_80">
   <property name="geometry">
    <rect>
     <x>10</x>
     <y>10</y>
     <width>71</width>
     <height>16</height>
    </rect>
   </property>
   <property name="text">
    <string>请分配技能点</string>
   </property>
  </widget>
  <widget class="QLabel" name="label_81">
   <property name="geometry">
    <rect>
     <x>140</x>
     <y>60</y>
     <width>31</width>
     <height>16</height>
    </rect>
   </property>
   <property name="text">
    <string>职业</string>
   </property>
  </widget>
  <widget class="QLabel" name="label_82">
   <property name="geometry">
    <rect>
     <x>180</x>
     <y>60</y>
     <width>31</width>
     <height>16</height>
    </rect>
   </property>
   <property name="text">
    <string>兴趣</string>
   </property>
  </widget>
  <widget class="QLabel" name="label_83">
   <property name="geometry">
    <rect>
     <x>370</x>
     <y>60</y>
     <width>31</width>
     <height>16</height>
    </rect>
   </property>
   <property name="text">
    <string>职业</string>
   </property>
  </widget>
  <widget class="QLabel" name="label_84">
   <property name="geometry">
    <rect>
     <x>410</x>
     <y>60</y>
     <width>31</width>
     <height>16</height>
    </rect>
   </property>
   <property name="text">
    <string>兴趣</string>
   </property>
  </widget>
  <widget class="QLabel" name="label_85">
   <property name="geometry">
    <rect>
     <x>590</x>
     <y>40</y>
     <width>31</width>
     <height>16</height>
    </rect>
   </property>
   <property name="text">
    <string>职业</string>
   </property>
  </widget>
  <widget class="QLabel" name="label_86">
   <property name="geometry">
    <rect>
     <x>630</x>
     <y>40</y>
     <width>31</width>
     <height>16</height>
    </rect>
   </property>
   <property name="text">
    <string>兴趣</string>
   </property>
  </widget>
  <widget class="QLabel" name="label_87">
   <property name="geometry">
    <rect>
     <x>10</x>
     <y>40</y>
     <width>91</width>
     <height>16</height>
    </rect>
   </property>
   <property name="text">
    <string>剩余职业技能点：</string>
   </property>
  </widget>
  <widget class="QLabel" name="professional_points">
   <property name="geometry">
    <rect>
     <x>100</x>
     <y>40</y>
     <width>21</width>
     <height>16</height>
    </rect>
   </property>
   <property name="text">
    <string>###</string>
   </property>
  </widget>
  <widget class="QLabel" name="label_89">
   <property name="geometry">
    <rect>
     <x>140</x>
     <y>40</y>
     <width>91</width>
     <height>16</height>
    </rect>
   </property>
   <property name="text">
    <string>剩余兴趣技能点：</string>
   </property>
  </widget>
  <widget class="QLabel" name="interest_points">
   <property name="geometry">
    <rect>
     <x>230</x>
     <y>40</y>
     <width>21</width>
     <height>16</height>
    </rect>
   </property>
   <property name="text">
    <string>###</string>
   </property>
  </widget>
  <widget class="QTextBrowser" name="professional_skills">
   <property name="geometry">
    <rect>
     <x>260</x>
     <y>10</y>
     <width>256</width>
     <height>51</height>
    </rect>
   </property>
  </widget>
  <widget class="QLabel" name="label_88">
   <property name="geometry">
    <rect>
     <x>200</x>
     <y>10</y>
     <width>54</width>
     <height>12</height>
    </rect>
   </property>
   <property name="text">
    <string>本职技能：</string>
   </property>
  </widget>
  <widget class="QLabel" name="sub_skill48">
   <property name="geometry">
    <rect>
     <x>490</x>
     <y>200</y>
     <width>91</width>
     <height>16</height>
    </rect>
   </property>
   <property name="text">
    <string>TextLabel</string>
   </property>
  </widget>
 </widget>
 <resources/>
 <connections/>
</ui>
